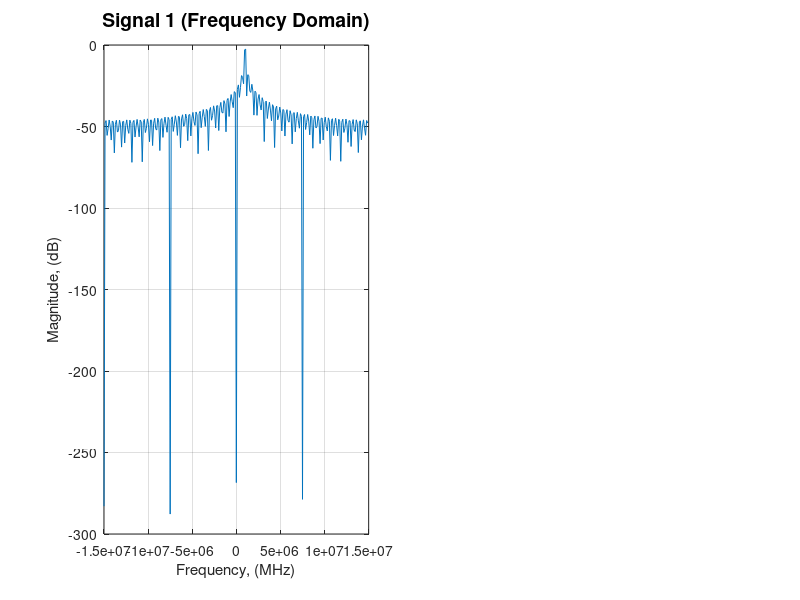

Reproduce this figure in MATLAB. (Note: this script raises an error after producing the figure.)
function complex_signal_generator()
% ORDER OF OPERATIONS: 
%   1. Open this file and press run to create or update the .csv file
%   2. WAIT FOR THE FILE TO GENERATE - ITS BIG AND TAKES SOME TIME!!!

% function to generate a compmlex sine signal

% importnat note: Number   of   samples   per  buffer  to  use  in  the
%   asynchronous stream.  Must be divisible by  1024 and >= 1024

clear; close all; clc;

% Our samples must be generated at the samplerate we plan to run the device at
fs = 30e6;

% Generate 10 seconds worth of samples. Bear in mind that when using the 
% binary SC16 Q11 format, 1 sample consumes 4 bytes of memory/disk space.  
% This quickly adds up - 10 seconds @ 2 Msps yields ~ 76.3 MiB. Be careful
% when using higher sample rates!
seconds = 160e-4;
% n = number of samples, fs = sample rate
n = seconds * fs;

% 1 MHz, in radians (ω = F_Hz * 2π)
f_hz = 1e6;
f_rad = f_hz * 2 * pi;

% Phase shift, phi or φ, in radians from degrees (φ = °/180 * π)
deg1 = 0;
phi1 = (deg1/180) * pi;
deg2 = 20;
phi2 = (deg2/180) * pi;

% Generate a vector "t" which represents time, in units of samples.
% This starts at t=0, and creates n samples in steps of 1/SAMPLE_RATE
t = 0 : (1/fs) : (seconds - 1/fs);

% Create a sinusoid (signal = e^(jωt) ) with a magnitude of 0.90
    % Eulers equation:         e^(jωt) = cos(ωt) + jsin(ωt)
% Shift signal by specified angle (shift = e^(jφ))
    % Complex wave shifted:     e^(jωt)e^(jφ) = e^(jωt + φ)
signal1 = 0.90 * exp(1j * phi1) * exp(1j * f_rad * t);
signal2 = 0.90 * exp(1j * phi2) * exp(1j * f_rad * t);

%% Verification of signals
% Select a window of time, frw, to view the complex waveform
% Frame to be shown can be selected with frn
% Period is 1 us or 0.000001 s

T = 1/f_hz; % Period of signal
frw = 6*T; % Frame width in seconds
frn = 100; % Frame number

% Select sample of s1 and s2 within the time frame
s1_framed = signal1((frn-1)*floor(frw*fs)+1:frn*floor(frw*fs));
s2_framed = signal2((frn-1)*floor(frw*fs)+1:frn*floor(frw*fs));

n = length(s1_framed); % Number of samples in framed s1
N = 2^(ceil(log2(n))); % Next power of 2 greater than n for FFT

% Create frequency domain plots
% Freq axis specified by N
f = (-fs/2:fs/N:fs/2-1);
f = [f zeros(1,N-length(f))];
% Zero padding before FFT
s1_padded = [s1_framed zeros(1,N-n)];
s2_padded = [s2_framed zeros(1,N-n)];
% Create FFTs of s1 and s2
s1_fdomain = fft(s1_padded);
s2_fdomain = fft(s2_padded);
% Shift all FFTs
s1_fdomain = 1/n*abs(fftshift(s1_fdomain));
s2_fdomain = 1/n*abs(fftshift(s2_fdomain));
% Create dB versions
s1_fdom_dB = 20.*log10(s1_fdomain);
s2_fdom_dB = 20.*log10(s2_fdomain);
% Plot frequency domain
figure('NumberTitle','off','Name','Frequency Domain',...
    'Position', [640 545 1250 420])
subplot(1,2,1)
plot(f,s1_fdom_dB,'Color', '#0072BD'); grid on;
title('Signal 1 (Frequency Domain)', 'Fontsize', 14)
xlabel('Frequency, (MHz)', 'Fontsize', 11)
ylabel('Magnitude, (dB)', 'Fontsize', 11)
xtickangle(45)
ax = gca;
ax.XAxis.Exponent = 6;
xlim([-fs/2 fs/2])
ylim([-20 0])
subplot(1,2,2)
plot(f,s2_fdom_dB,'Color', '#EDB120'); grid on;
title('Signal 2 (Frequency Domain)', 'Fontsize', 14)
xlabel('Frequency, (MHz)', 'Fontsize', 11)
ylabel('Magnitude, (dB)', 'Fontsize', 11)
xtickangle(45)
ax = gca;
ax.XAxis.Exponent = 6;
xlim([-fs/2 fs/2])
ylim([-20 0])

% Create time domain plots
% Time axis specified by frw and frn
t_plot = t((frn-1)*floor(frw*fs)+1:frn*floor(frw*fs));
% Resize signals for time domain frame
s1_tdomain = s1_padded(1:n);
s2_tdomain = s2_padded(1:n);
figure('NumberTitle','off','Name','Time Domain',...
    'Position', [640 40 1250 420])
% Plot real and imaginary parts of signal 1 in time domain
subplot(2,2,1)
s1_Re = real(s1_tdomain);
s1_Im = imag(s1_tdomain);
yyaxis left
plot(t_plot, s1_Re,'Color', '#0072BD'); grid on;
title('Signal 1 (Real and Imaginary Parts)', 'Fontsize', 14)
xlabel('Time (s)', 'Fontsize', 11)
ylabel('Re Magnitude', 'Fontsize', 11)
yyaxis right
plot(t_plot,s1_Im,'Color', '#D95319'); grid on;
ylabel('Im Magnitude', 'Fontsize', 11)
% Plot real and imaginary parts of signal 2 in time domain
subplot(2,2,2)
s2_Re = real(s2_tdomain);
s2_Im = imag(s2_tdomain);
yyaxis left
plot(t_plot, s2_Re,'Color', '#EDB120'); grid on;
title('Signal 2 (Real and Imaginary Parts)', 'Fontsize', 14)
xlabel('Time (s)', 'Fontsize', 11)
ylabel('Re Magnitude', 'Fontsize', 11)
yyaxis right
plot(t_plot,s2_Im,'Color', '#7E2F8E'); grid on;
ylabel('Im Magnitude', 'Fontsize', 11)
% Plot imaginary vs real parts of signal 1
subplot(2,2,3)
plot(s1_Re, s1_Im, '-','Color',	'#0072BD', 'LineWidth', 2); grid on;
hold on;
plot(s1_Re(1), s1_Im(1), 'k+', 'LineWidth', 2);
title('Signal 2 (Real and Imaginary Parts)', 'Fontsize', 14)
xlabel('Time (s)', 'Fontsize', 11)
ylabel('Re Magnitude', 'Fontsize', 11)
legend('Signal 1','Start','Location','northeastoutside')
axis square;
% Plot imaginary vs real parts of signal 2
subplot(2,2,4)
plot(s2_Re, s2_Im, '-','Color',	'#EDB120', 'LineWidth', 2); grid on;
hold on;
plot(s2_Re(1), s2_Im(1), 'k+', 'LineWidth', 2);
title('Signal 2 (Real and Imaginary Parts)', 'Fontsize', 14)
xlabel('Time (s)', 'Fontsize', 11)
ylabel('Re Magnitude', 'Fontsize', 11)
legend('Signal 2','Start','Location','northeastoutside')
axis square;

%% Save signals and combine into one file
% Save the signals to files
tx1_filename = 'element1.csv';
tx2_filename = 'element2.csv';
combined_filename = 'leader_zero.csv';

save_csv(tx1_filename, signal1); 
save_csv(tx2_filename, signal2);

tx1_table = readtable(tx1_filename);
tx2_table = readtable(tx2_filename);
tx2_table = renamevars(tx2_table,["Var1","Var2"],["Var3","Var4"]);
combined_table = [tx1_table tx2_table];
writetable(combined_table, combined_filename, 'Delimiter',',','WriteVariableNames',0);

delete element1.csv;
delete element2.csv;
    

end